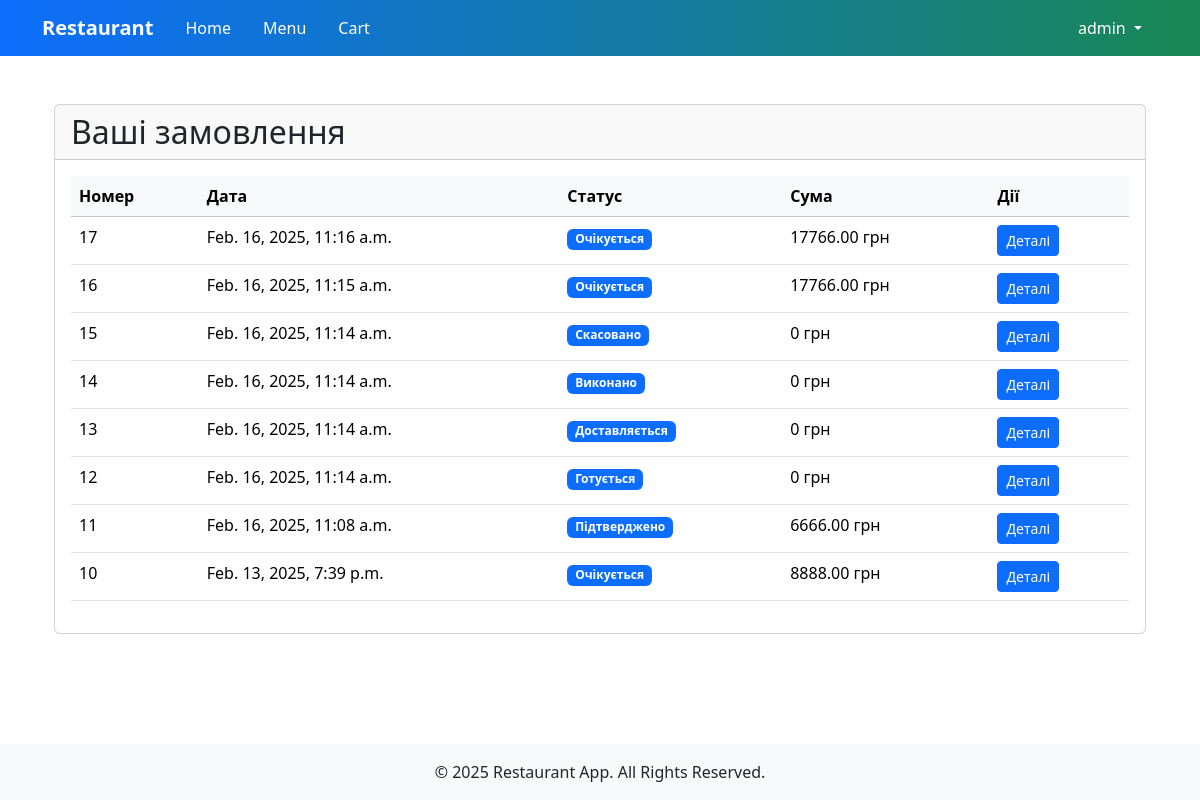
The page /orders/ (signed in) on the database as committed earlier.
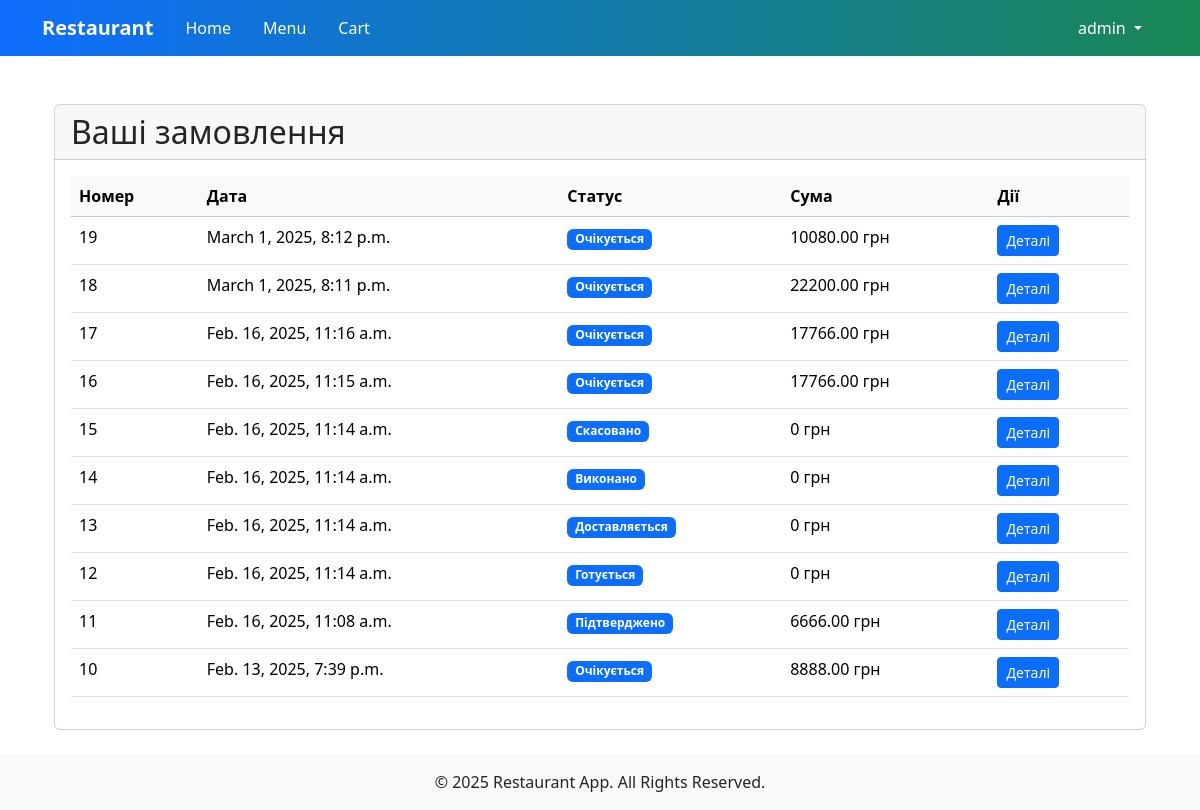
The same page on the database as committed later.
### users/models.py (models this page shows, shortened)
class CustomUser(AbstractUser):
    phone_number = models.CharField(max_length=10, blank=True, null=True)
    address = models.TextField(blank=True, null=True)

### orders/models.py (models this page shows, shortened)
class Order(models.Model):
    PAYMENT_METHODS = [
        ("cash", "Готівка"),
        ("card", "Картка"),
    ]
    STATUS_CHOICES = [
        ("pending", "Очікується"),
        ("confirmed", "Підтверджено"),
        ("preparing", "Готується"),
        ("delivering", "Доставляється"),
        ("completed", "Виконано"),
        ("canceled", "Скасовано"),
    ]
    user = models.ForeignKey(
        settings.AUTH_USER_MODEL,
        on_delete=models.CASCADE,
        related_name="orders",
        verbose_name="Користувач"
    )
    phone_number = models.CharField(max_length=10, verbose_name="Телефон")
    address = models.TextField(verbose_name="Адреса доставки")
    payment_method = models.CharField(
        max_length=10,
        choices=PAYMENT_METHODS,
        default="cash",
        verbose_name="Спосіб оплати"
    )
    status = models.CharField(
        max_length=15,
        choices=STATUS_CHOICES,
        default="pending",
        verbose_name="Статус замовлення"
    )
    created_at = models.DateTimeField(auto_now_add=True, verbose_name="Дата створення")
    def total_price(self):
        return sum(item.dish.price * item.quantity for item in self.order_items.all())

class OrderItem(models.Model):
    order = models.ForeignKey(
        Order,
        on_delete=models.CASCADE,
        related_name="order_items",
        verbose_name="Замовлення"
    )
    dish = models.ForeignKey(
        Dish,
        on_delete=models.CASCADE,
        verbose_name="Страва"
    )
    quantity = models.PositiveIntegerField(default=1, verbose_name="Кількість")

### menu/models.py (models this page shows, shortened)
class Dish(models.Model):
    name = models.CharField(max_length=100, verbose_name="Назва страви")
    description = models.TextField(verbose_name="Опис", blank=True, null=True)
    ingredients = models.TextField(verbose_name="Інгредієнти", blank=True, null=True)
    price = models.DecimalField(max_digits=6, decimal_places=2, verbose_name="Ціна")
    image = models.ImageField(upload_to='dishes/', verbose_name="Фото страви", blank=True, null=True)
    available = models.BooleanField(default=True, verbose_name="Доступність")
    is_popular = models.BooleanField(default=False, verbose_name="Популярна страва")
    is_new = models.BooleanField(default=False, verbose_name="Нова пропозиція")
    category = models.ForeignKey(Category, on_delete=models.CASCADE, related_name='dishes', verbose_name="Категорія")
    created_at = models.DateTimeField(default=timezone.now, verbose_name="Дата створення")
    updated_at = models.DateTimeField(default=timezone.now, verbose_name="Дата оновлення")
    class Meta:
        verbose_name = "Страва"
        verbose_name_plural = "Страви"
        ordering = ["-created_at"]

### orders/views.py (the view)
# urls.py: path("", OrderListView.as_view(), name="order_list"),
class OrderListView(LoginRequiredMixin, ListView):
    model = Order
    template_name = "orders/order_list.html"
    context_object_name = "orders"
    def get_queryset(self):
        return Order.objects.filter(user=self.request.user).order_by("-created_at")

### orders/templates/orders/order_list.html
{% extends 'home/base.html' %}
{% block content %}
<div class="container mt-4">
    <div class="card">
        <div class="card-header">
            <h2 class="mb-0">Ваші замовлення</h2>
        </div>
        <div class="card-body">
            <div class="table-responsive">
                <table class="table table-hover">
                    <thead class="table-light">
                        <tr>
                            <th>Номер</th>
                            <th>Дата</th>
                            <th>Статус</th>
                            <th>Сума</th>
                            <th>Дії</th>
                        </tr>
                    </thead>
                    <tbody>
                        {% for order in orders %}
                        <tr>
                            <td>{{ order.id }}</td>
                            <td>{{ order.created_at }}</td>
                            <td><span class="badge bg-primary">{{ order.get_status_display }}</span></td>
                            <td>{{ order.total_price }} грн</td>
                            <td>
                                <a href="{% url 'order_detail' order.id %}" class="btn btn-primary btn-sm">
                                    Деталі
                                </a>
                            </td>
                        </tr>
                        {% empty %}
                        <tr>
                            <td colspan="5" class="text-center text-muted">У вас поки немає замовлень.</td>
                        </tr>
                        {% endfor %}
                    </tbody>
                </table>
            </div>
        </div>
    </div>
</div>
{% endblock %}

### home/templates/home/base.html (shortened to what this page needs)
<!DOCTYPE html>
<html lang="en">
<head>
    <link href="https://cdn.jsdelivr.net/npm/bootstrap@5.3.2/dist/css/bootstrap.min.css" rel="stylesheet">
</head>
<body>
    <nav class="navbar navbar-expand-lg">
        <div class="container">
            <a class="navbar-brand fw-bold" href="/">Restaurant</a>
            <div class="collapse navbar-collapse" id="navbarNav">
                <ul class="navbar-nav me-auto">
                    <li class="nav-item">
                        <a class="nav-link px-3" href="/">Home</a>
                    </li>
                    <li class="nav-item">
                        <a class="nav-link px-3" href="{% url 'menu:category_list' %}">Menu</a>
                    </li>
                    <li class="nav-item">
                        <a class="nav-link px-3" href="{% url 'cart' %}">Cart</a>
                    </li>
                </ul>
                <ul class="navbar-nav ms-auto">
                    {% if user.is_authenticated %}
                        <li class="nav-item dropdown">
                            <a class="nav-link dropdown-toggle px-3" href="#" id="navbarDropdown" role="button"
                               data-bs-toggle="dropdown" aria-expanded="false">
                                {{ user.username }}
                            </a>
                        </li>
                    {% endif %}
                </ul>
            </div>
        </div>
    </nav>
    <div class="container my-4">
        {% block content %}
        {% endblock %}
    </div>
    <footer class="bg-light py-3 mt-auto">
        <div class="container text-center">
            <p class="mb-0">&copy; 2025 Restaurant App. All Rights Reserved.</p>
        </div>
    </footer>
</body>
</html>

### home/templates/home/base.html (style rules this page uses)
body { display: flex; flex-direction: column; min-height: 100vh; }
footer { margin-top: auto; }
.navbar { background: linear-gradient(90deg, #0d6efd 0%, #198754 100%); }
.navbar-brand, .nav-link { color: white !important; }

Rows that differ between the two databases and show on the page:
added Order: id "19", created_at "March 1, 2025, 8:12 p.m.", status "Очікується", total_price "10080.00"
added Order: id "18", created_at "March 1, 2025, 8:11 p.m.", status "Очікується", total_price "22200.00"
